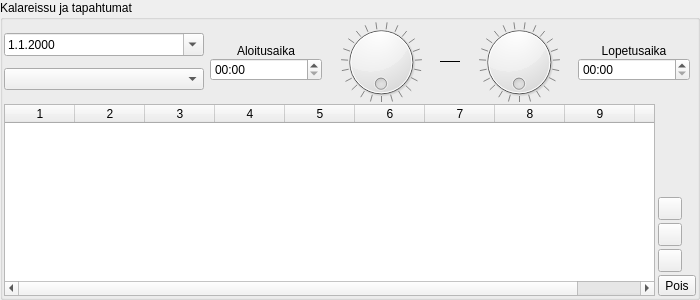
      <widget class="QGroupBox" name="groupBoxTrip">
       <property name="minimumSize">
        <size>
         <width>700</width>
         <height>300</height>
        </size>
       </property>
       <property name="maximumSize">
        <size>
         <width>700</width>
         <height>300</height>
        </size>
       </property>
       <property name="title">
        <string>Kalareissu ja tapahtumat</string>
       </property>
       <layout class="QVBoxLayout" name="verticalLayout_9">
        <property name="spacing">
         <number>1</number>
        </property>
        <property name="margin">
         <number>1</number>
        </property>
        <item>
         <layout class="QHBoxLayout" name="horizontalLayout_3">
          <property name="spacing">
           <number>0</number>
          </property>
          <item>
           <layout class="QVBoxLayout" name="verticalLayout_3">
            <property name="spacing">
             <number>0</number>
            </property>
            <item>
             <widget class="QDateEdit" name="dateEdit">
              <property name="readOnly">
               <bool>false</bool>
              </property>
              <property name="currentSection">
               <enum>QDateTimeEdit::DaySection</enum>
              </property>
              <property name="displayFormat">
               <string>d.M.yyyy</string>
              </property>
              <property name="calendarPopup">
               <bool>true</bool>
              </property>
             </widget>
            </item>
            <item>
             <widget class="QComboBox" name="place">
              <property name="minimumSize">
               <size>
                <width>200</width>
                <height>0</height>
               </size>
              </property>
              <property name="autoFillBackground">
               <bool>false</bool>
              </property>
             </widget>
            </item>
           </layout>
          </item>
          <item>
           <layout class="QVBoxLayout" name="verticalLayout_16">
            <property name="leftMargin">
             <number>6</number>
            </property>
            <item>
             <spacer name="verticalSpacer_7">
              <property name="orientation">
               <enum>Qt::Vertical</enum>
              </property>
              <property name="sizeHint" stdset="0">
               <size>
                <width>1</width>
                <height>1</height>
               </size>
              </property>
             </spacer>
            </item>
            <item>
             <widget class="QLabel" name="timeStartLbl">
              <property name="text">
               <string>Aloitusaika</string>
              </property>
              <property name="alignment">
               <set>Qt::AlignCenter</set>
              </property>
             </widget>
            </item>
            <item>
             <widget class="QTimeEdit" name="timeEditTripStart">
              <property name="displayFormat">
               <string>hh:mm</string>
              </property>
             </widget>
            </item>
            <item>
             <spacer name="verticalSpacer_6">
              <property name="orientation">
               <enum>Qt::Vertical</enum>
              </property>
              <property name="sizeHint" stdset="0">
               <size>
                <width>1</width>
                <height>1</height>
               </size>
              </property>
             </spacer>
            </item>
           </layout>
          </item>
          <item>
           <widget class="QDial" name="startDial">
            <property name="maximumSize">
             <size>
              <width>16777215</width>
              <height>80</height>
             </size>
            </property>
            <property name="minimum">
             <number>0</number>
            </property>
            <property name="maximum">
             <number>23</number>
            </property>
            <property name="pageStep">
             <number>1</number>
            </property>
            <property name="value">
             <number>0</number>
            </property>
            <property name="tracking">
             <bool>true</bool>
            </property>
            <property name="wrapping">
             <bool>true</bool>
            </property>
            <property name="notchesVisible">
             <bool>true</bool>
            </property>
           </widget>
          </item>
          <item>
           <widget class="Line" name="line">
            <property name="maximumSize">
             <size>
              <width>20</width>
              <height>16777215</height>
             </size>
            </property>
            <property name="frameShadow">
             <enum>QFrame::Plain</enum>
            </property>
            <property name="lineWidth">
             <number>1</number>
            </property>
            <property name="orientation">
             <enum>Qt::Horizontal</enum>
            </property>
           </widget>
          </item>
          <item>
           <widget class="QDial" name="endDial">
            <property name="maximumSize">
             <size>
              <width>16777215</width>
              <height>80</height>
             </size>
            </property>
            <property name="minimum">
             <number>0</number>
            </property>
            <property name="maximum">
             <number>23</number>
            </property>
            <property name="pageStep">
             <number>1</number>
            </property>
            <property name="value">
             <number>0</number>
            </property>
            <property name="sliderPosition">
             <number>0</number>
            </property>
            <property name="wrapping">
             <bool>true</bool>
            </property>
            <property name="notchesVisible">
             <bool>true</bool>
            </property>
           </widget>
          </item>
          <item>
           <layout class="QVBoxLayout" name="verticalLayout_17">
            <property name="rightMargin">
             <number>6</number>
            </property>
            <item>
             <spacer name="verticalSpacer_8">
              <property name="orientation">
               <enum>Qt::Vertical</enum>
              </property>
              <property name="sizeHint" stdset="0">
               <size>
                <width>1</width>
                <height>1</height>
               </size>
              </property>
             </spacer>
            </item>
            <item>
             <widget class="QLabel" name="timeEndLbl">
              <property name="text">
               <string>Lopetusaika</string>
              </property>
              <property name="alignment">
               <set>Qt::AlignCenter</set>
              </property>
             </widget>
            </item>
            <item>
             <widget class="QTimeEdit" name="timeEditTripEnd">
              <property name="displayFormat">
               <string>hh:mm</string>
              </property>
             </widget>
            </item>
            <item>
             <spacer name="verticalSpacer_9">
              <property name="orientation">
               <enum>Qt::Vertical</enum>
              </property>
              <property name="sizeHint" stdset="0">
               <size>
                <width>1</width>
                <height>1</height>
               </size>
              </property>
             </spacer>
            </item>
           </layout>
          </item>
         </layout>
        </item>
        <item>
         <layout class="QHBoxLayout" name="horizontalLayout_9">
          <property name="spacing">
           <number>3</number>
          </property>
          <item>
           <widget class="QTableWidget" name="fish_list">
            <property name="lineWidth">
             <number>0</number>
            </property>
            <property name="horizontalScrollBarPolicy">
             <enum>Qt::ScrollBarAsNeeded</enum>
            </property>
            <property name="editTriggers">
             <set>QAbstractItemView::NoEditTriggers</set>
            </property>
            <property name="selectionMode">
             <enum>QAbstractItemView::SingleSelection</enum>
            </property>
            <property name="selectionBehavior">
             <enum>QAbstractItemView::SelectRows</enum>
            </property>
            <property name="showGrid">
             <bool>false</bool>
            </property>
            <property name="sortingEnabled">
             <bool>true</bool>
            </property>
            <property name="cornerButtonEnabled">
             <bool>false</bool>
            </property>
            <property name="columnCount">
             <number>10</number>
            </property>
            <attribute name="horizontalHeaderDefaultSectionSize">
             <number>70</number>
            </attribute>
            <attribute name="horizontalHeaderStretchLastSection">
             <bool>true</bool>
            </attribute>
            <attribute name="verticalHeaderVisible">
             <bool>false</bool>
            </attribute>
            <attribute name="verticalHeaderDefaultSectionSize">
             <number>20</number>
            </attribute>
            <column/>
            <column/>
            <column/>
            <column/>
            <column/>
            <column/>
            <column/>
            <column/>
            <column/>
            <column/>
           </widget>
          </item>
          <item>
           <layout class="QVBoxLayout" name="verticalLayout_5" stretch="0,0,0,0,0">
            <item>
             <spacer name="verticalSpacer">
              <property name="orientation">
               <enum>Qt::Vertical</enum>
              </property>
              <property name="sizeHint" stdset="0">
               <size>
                <width>1</width>
                <height>1</height>
               </size>
              </property>
             </spacer>
            </item>
            <item>
             <widget class="QToolButton" name="new_fish">
              <property name="toolTip">
               <string>Uusi kalatapahtuma</string>
              </property>
              <property name="text">
               <string/>
              </property>
              <property name="icon">
               <iconset resource="resources.qrc">
                <normaloff>:/res/mainlogo64.png</normaloff>:/res/mainlogo64.png</iconset>
              </property>
              <property name="iconSize">
               <size>
                <width>16</width>
                <height>16</height>
               </size>
              </property>
              <property name="shortcut">
               <string>Ctrl+1</string>
              </property>
              <property name="checkable">
               <bool>false</bool>
              </property>
              <property name="popupMode">
               <enum>QToolButton::DelayedPopup</enum>
              </property>
              <property name="toolButtonStyle">
               <enum>Qt::ToolButtonIconOnly</enum>
              </property>
              <property name="autoRaise">
               <bool>false</bool>
              </property>
              <property name="arrowType">
               <enum>Qt::NoArrow</enum>
              </property>
             </widget>
            </item>
            <item>
             <widget class="QToolButton" name="new_weather">
              <property name="toolTip">
               <string>Uusi säähavainto</string>
              </property>
              <property name="text">
               <string/>
              </property>
              <property name="icon">
               <iconset resource="resources.qrc">
                <normaloff>:/res/weather-few-clouds.png</normaloff>:/res/weather-few-clouds.png</iconset>
              </property>
              <property name="iconSize">
               <size>
                <width>16</width>
                <height>16</height>
               </size>
              </property>
              <property name="shortcut">
               <string>Ctrl+2</string>
              </property>
             </widget>
            </item>
            <item>
             <widget class="QToolButton" name="new_fishweather">
              <property name="toolTip">
               <string>Uusi kalatapahtuma säähavainnon kanssa</string>
              </property>
              <property name="text">
               <string/>
              </property>
              <property name="icon">
               <iconset resource="resources.qrc">
                <normaloff>:/res/osxicon32.png</normaloff>:/res/osxicon32.png</iconset>
              </property>
              <property name="shortcut">
               <string>Ctrl+3</string>
              </property>
             </widget>
            </item>
            <item>
             <widget class="QToolButton" name="del_fish">
              <property name="toolTip">
               <string>Poista tapahtuma</string>
              </property>
              <property name="text">
               <string>Pois</string>
              </property>
              <property name="icon">
               <iconset resource="resources.qrc">
                <normaloff>:/res/list-remove.png</normaloff>:/res/list-remove.png</iconset>
              </property>
              <property name="iconSize">
               <size>
                <width>16</width>
                <height>16</height>
               </size>
              </property>
              <property name="shortcut">
               <string>Del</string>
              </property>
             </widget>
            </item>
           </layout>
          </item>
         </layout>
        </item>
       </layout>
      </widget>
